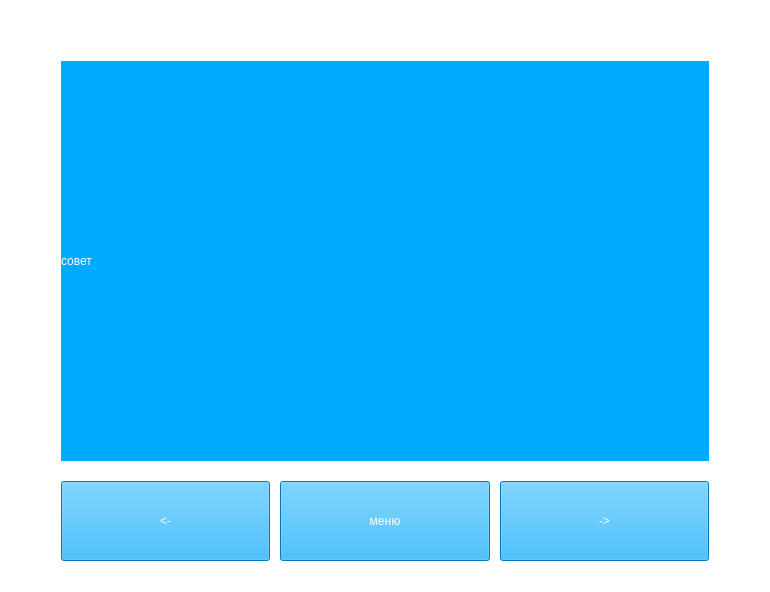
<?xml version="1.0" encoding="UTF-8"?>
<ui version="4.0">
 <class>Form</class>
 <widget class="QWidget" name="Form">
  <property name="geometry">
   <rect>
    <x>0</x>
    <y>0</y>
    <width>770</width>
    <height>592</height>
   </rect>
  </property>
  <property name="minimumSize">
   <size>
    <width>400</width>
    <height>300</height>
   </size>
  </property>
  <property name="windowTitle">
   <string>Form</string>
  </property>
  <property name="styleSheet">
   <string notr="true">background-color: rgb(255, 255, 255);</string>
  </property>
  <layout class="QGridLayout" name="gridLayout_2">
   <item row="0" column="0">
    <layout class="QVBoxLayout" name="verticalLayout" stretch="5,1">
     <property name="spacing">
      <number>20</number>
     </property>
     <property name="leftMargin">
      <number>50</number>
     </property>
     <property name="topMargin">
      <number>50</number>
     </property>
     <property name="rightMargin">
      <number>50</number>
     </property>
     <property name="bottomMargin">
      <number>20</number>
     </property>
     <item>
      <widget class="QLabel" name="l1">
       <property name="styleSheet">
        <string notr="true">background-color: rgb(0, 170, 255);
font: 75 36pt &quot;MS Shell Dlg 2&quot;;
color: rgb(255, 255, 255);</string>
       </property>
       <property name="text">
        <string>совет</string>
       </property>
       <property name="margin">
        <number>10</number>
       </property>
      </widget>
     </item>
     <item>
      <layout class="QHBoxLayout" name="horizontalLayout">
       <property name="spacing">
        <number>10</number>
       </property>
       <item>
        <widget class="QPushButton" name="pl">
         <property name="sizePolicy">
          <sizepolicy hsizetype="Minimum" vsizetype="Preferred">
           <horstretch>0</horstretch>
           <verstretch>0</verstretch>
          </sizepolicy>
         </property>
         <property name="styleSheet">
          <string notr="true">background-color: rgb(0, 170, 255);
font: 14pt &quot;MS Shell Dlg 2&quot;;
color: rgb(255, 255, 255);</string>
         </property>
         <property name="text">
          <string>&lt;-</string>
         </property>
         <property name="checkable">
          <bool>false</bool>
         </property>
        </widget>
       </item>
       <item>
        <widget class="QPushButton" name="menu">
         <property name="sizePolicy">
          <sizepolicy hsizetype="Minimum" vsizetype="Preferred">
           <horstretch>0</horstretch>
           <verstretch>0</verstretch>
          </sizepolicy>
         </property>
         <property name="styleSheet">
          <string notr="true">background-color: rgb(0, 170, 255);
font: 14pt &quot;MS Shell Dlg 2&quot;;
color: rgb(255, 255, 255);</string>
         </property>
         <property name="text">
          <string>меню</string>
         </property>
         <property name="checkable">
          <bool>true</bool>
         </property>
        </widget>
       </item>
       <item>
        <widget class="QPushButton" name="pr">
         <property name="sizePolicy">
          <sizepolicy hsizetype="Minimum" vsizetype="Preferred">
           <horstretch>0</horstretch>
           <verstretch>0</verstretch>
          </sizepolicy>
         </property>
         <property name="styleSheet">
          <string notr="true">background-color: rgb(0, 170, 255);
font: 14pt &quot;MS Shell Dlg 2&quot;;
color: rgb(255, 255, 255);</string>
         </property>
         <property name="text">
          <string>-&gt;</string>
         </property>
         <property name="checkable">
          <bool>false</bool>
         </property>
        </widget>
       </item>
      </layout>
     </item>
    </layout>
   </item>
  </layout>
 </widget>
 <resources/>
 <connections/>
</ui>
